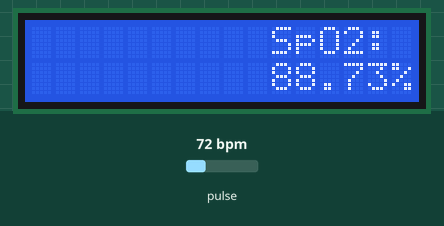
Recording of a sketch running on a simulated Arduino Uno, built with avr-gcc and run on an emulated ATmega328P. Shown: 16×2 character LCD. The test bench sets the inputs (shaded band); at power-on: pulse 72 bpm. What the sketch prints to the serial monitor is not drawn.

Above: at 0.1 s.
At 1.2 s:
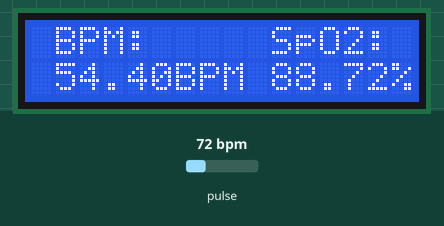
1.3 s: pulse set to 42 bpm
At 3.5 s:
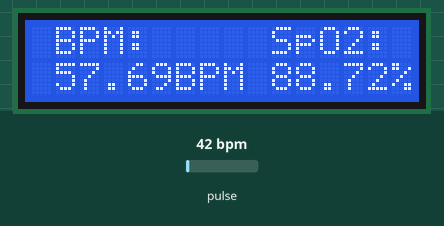
Timing chart, 0 to 5.0 s (numbered marks = the images above; inputs shaded):
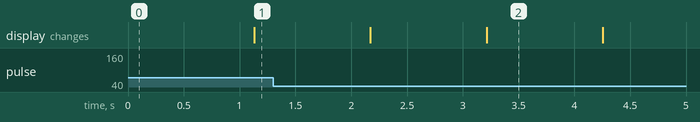

The sketch:

FelineFine.ino
```cpp
#include <Wire.h>
#include <MAX30105.h>
#include <heartRate.h>
#include <LiquidCrystal_I2C.h>


MAX30105 particleSensor;


#define debug Serial


const int numReadings = 10;  // Number of readings to average
long irReadings[numReadings]; // Array to hold IR readings
long redReadings[numReadings]; // Array to hold Red readings
int readIndex = 0;  // Current index
long totalIR = 0;  // Running total
long totalRed = 0; // Running total


long lastBeatTime = 0; // Time of the last beat
const int beatThreshold = 20000; // Adjust threshold for peak detection
const int noiseThreshold = 5000; // Threshold to check for valid finger placement


bool placeFingerOnScreen = false;


LiquidCrystal_I2C lcd(0x27, 16, 2);// set up the LCD screen object


void setup() {
  debug.begin(115200);
  debug.println("Initializing...");


  // Initialize the sensor
  if (!particleSensor.begin(Wire, I2C_SPEED_FAST)) {
    debug.println("MAX30105 not found. Please check wiring/power.");
    while (1); // Stop if sensor not found
  }


  particleSensor.setup();
  particleSensor.setPulseAmplitudeRed(0x0A); // Turn on the Red LED for SpO2 calculations
  particleSensor.setPulseAmplitudeGreen(0); // Turn off Green LED (not needed)


  // Initialize arrays with zeroes
  for (int i = 0; i < numReadings; i++) {
    irReadings[i] = 0;
    redReadings[i] = 0;
  }


  lcd.init();            // Initialize the LCD
  lcd.backlight();       // Turn on the backlight


 /*
  lcd.setCursor(5, 0);   // Set cursor to the first column, first row
  lcd.print("Team:");        // Print a single character to the LCD
  lcd.setCursor(3, 1);
  lcd.print("MediCAL!!!");
*/


  debug.println("Sensor initialized successfully.");
}


void loop() {
  // Subtract the last reading
  totalIR -= irReadings[readIndex];
  totalRed -= redReadings[readIndex];


  // Read from the sensor
  irReadings[readIndex] = particleSensor.getIR();
  redReadings[readIndex] = particleSensor.getRed();


  // Add the reading to the total
  totalIR += irReadings[readIndex];
  totalRed += redReadings[readIndex];


  // Advance to the next position in the array
  readIndex = (readIndex + 1) % numReadings; // Wrap around using modulo operator


  // Calculate the average
  long averageIR = totalIR / numReadings;
  long averageRed = totalRed / numReadings;


  // Print IR and Red values for debugging
  debug.print("IR Value: ");
  debug.print(averageIR);
  debug.print(" Red Value: ");
  debug.println(averageRed);


  // Check if finger is properly placed
  if (averageIR > noiseThreshold && averageRed > noiseThreshold) {
    // Detect beats
    long currentTime = millis();
    bool beatDetected = false;


    if (averageIR > beatThreshold) {
      if (currentTime - lastBeatTime > 500) { // Minimum time between beats (500 ms)
        beatDetected = true;
        long lastBeatInterval = currentTime - lastBeatTime;
        lastBeatTime = currentTime;


        debug.print("Beat detected at: ");
        debug.println(currentTime);


        if (lastBeatInterval > 0) {
          float heartRate = 60000.0 / lastBeatInterval; // Convert time from ms to minutes
          debug.print("Heart Rate: ");
          debug.print(heartRate);
          debug.println(" BPM");


          lcd.setCursor(1, 0);
          lcd.print("BPM:");
          lcd.setCursor(1, 1);
          lcd.print(heartRate);
          lcd.print("BPM");


        } else {
          debug.println("No heart rate data");


          placeFingerOnScreen = false;
        }
      }
    }


    // Calculate SpO2
    if (averageIR > 0) { // Avoid division by zero
      float ratio = (float)averageRed / averageIR;
      float spo2 = 104 - 17 * ratio;


      if (placeFingerOnScreen){
        lcd.clear();
      }


      placeFingerOnScreen = false;


      debug.print("SpO2: ");
      debug.print(spo2);
      debug.println(" %");


      lcd.setCursor(10, 0);
      lcd.print("SpO2:");
      lcd.setCursor(10, 1);
      lcd.print(spo2);
      lcd.print("%");


    } else {
      debug.println("SpO2: Invalid (IR Value is zero)");
    }
  } else {
    debug.println("Finger not detected properly. Please place your finger on the sensor.");


    if (!(placeFingerOnScreen)){
      lcd.clear();
    }


    placeFingerOnScreen = true;

    lcd.setCursor(0, 0);
    lcd.print("Place Finger !!!");
    lcd.setCursor(5,1);
    lcd.print("Please");
  }


  // Add a delay for readability and reduce noise
  delay(1000);
}
```
